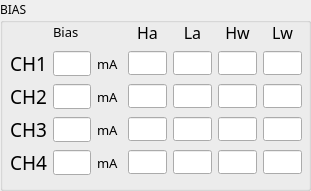
      <widget class="QGroupBox" name="groupBox_5">
       <property name="geometry">
        <rect>
         <x>10</x>
         <y>130</y>
         <width>311</width>
         <height>191</height>
        </rect>
       </property>
       <property name="font">
        <font>
         <family>黑体</family>
        </font>
       </property>
       <property name="title">
        <string>BIAS</string>
       </property>
       <widget class="QWidget" name="gridLayoutWidget_15">
        <property name="geometry">
         <rect>
          <x>10</x>
          <y>20</y>
          <width>292</width>
          <height>161</height>
         </rect>
        </property>
        <layout class="QGridLayout" name="gridLayout_15">
         <item row="4" column="1">
          <widget class="QLineEdit" name="lineEdit_TX4_Bias">
           <property name="minimumSize">
            <size>
             <width>0</width>
             <height>0</height>
            </size>
           </property>
           <property name="maximumSize">
            <size>
             <width>38</width>
             <height>16777215</height>
            </size>
           </property>
          </widget>
         </item>
         <item row="0" column="6">
          <widget class="QLabel" name="label_temp_109">
           <property name="maximumSize">
            <size>
             <width>40</width>
             <height>30</height>
            </size>
           </property>
           <property name="font">
            <font>
             <family>黑体</family>
             <pointsize>12</pointsize>
            </font>
           </property>
           <property name="text">
            <string>Lw</string>
           </property>
           <property name="alignment">
            <set>Qt::AlignCenter</set>
           </property>
          </widget>
         </item>
         <item row="3" column="1">
          <widget class="QLineEdit" name="lineEdit_TX3_Bias">
           <property name="minimumSize">
            <size>
             <width>0</width>
             <height>0</height>
            </size>
           </property>
           <property name="maximumSize">
            <size>
             <width>38</width>
             <height>16777215</height>
            </size>
           </property>
          </widget>
         </item>
         <item row="2" column="6">
          <widget class="QLineEdit" name="lineEdit_Bias_Q_CH2_4">
           <property name="maximumSize">
            <size>
             <width>39</width>
             <height>24</height>
            </size>
           </property>
          </widget>
         </item>
         <item row="1" column="1">
          <widget class="QLineEdit" name="lineEdit_TX1_Bias">
           <property name="minimumSize">
            <size>
             <width>0</width>
             <height>0</height>
            </size>
           </property>
           <property name="maximumSize">
            <size>
             <width>38</width>
             <height>16777215</height>
            </size>
           </property>
          </widget>
         </item>
         <item row="3" column="2">
          <widget class="QLabel" name="label_temp_100">
           <property name="font">
            <font>
             <family>黑体</family>
             <pointsize>10</pointsize>
            </font>
           </property>
           <property name="text">
            <string>mA</string>
           </property>
          </widget>
         </item>
         <item row="0" column="4">
          <widget class="QLabel" name="label_temp_93">
           <property name="maximumSize">
            <size>
             <width>40</width>
             <height>30</height>
            </size>
           </property>
           <property name="font">
            <font>
             <family>黑体</family>
             <pointsize>12</pointsize>
            </font>
           </property>
           <property name="text">
            <string>La</string>
           </property>
           <property name="alignment">
            <set>Qt::AlignCenter</set>
           </property>
          </widget>
         </item>
         <item row="0" column="5">
          <widget class="QLabel" name="label_temp_108">
           <property name="maximumSize">
            <size>
             <width>40</width>
             <height>30</height>
            </size>
           </property>
           <property name="font">
            <font>
             <family>黑体</family>
             <pointsize>12</pointsize>
            </font>
           </property>
           <property name="text">
            <string>Hw</string>
           </property>
           <property name="alignment">
            <set>Qt::AlignCenter</set>
           </property>
          </widget>
         </item>
         <item row="2" column="5">
          <widget class="QLineEdit" name="lineEdit_Bias_Q_CH2_3">
           <property name="maximumSize">
            <size>
             <width>39</width>
             <height>24</height>
            </size>
           </property>
          </widget>
         </item>
         <item row="3" column="0">
          <widget class="QLabel" name="label_temp_106">
           <property name="font">
            <font>
             <family>黑体</family>
             <pointsize>14</pointsize>
            </font>
           </property>
           <property name="text">
            <string>CH3</string>
           </property>
          </widget>
         </item>
         <item row="1" column="0">
          <widget class="QLabel" name="label_temp_103">
           <property name="font">
            <font>
             <family>黑体</family>
             <pointsize>14</pointsize>
            </font>
           </property>
           <property name="text">
            <string>CH1</string>
           </property>
          </widget>
         </item>
         <item row="2" column="1">
          <widget class="QLineEdit" name="lineEdit_TX2_Bias">
           <property name="minimumSize">
            <size>
             <width>0</width>
             <height>0</height>
            </size>
           </property>
           <property name="maximumSize">
            <size>
             <width>38</width>
             <height>16777215</height>
            </size>
           </property>
          </widget>
         </item>
         <item row="3" column="6">
          <widget class="QLineEdit" name="lineEdit_Bias_Q_CH3_4">
           <property name="maximumSize">
            <size>
             <width>39</width>
             <height>24</height>
            </size>
           </property>
          </widget>
         </item>
         <item row="0" column="1">
          <widget class="QLabel" name="label_temp_107">
           <property name="maximumSize">
            <size>
             <width>16777215</width>
             <height>24</height>
            </size>
           </property>
           <property name="font">
            <font>
             <family>黑体</family>
             <pointsize>10</pointsize>
            </font>
           </property>
           <property name="text">
            <string>Bias</string>
           </property>
          </widget>
         </item>
         <item row="2" column="0">
          <widget class="QLabel" name="label_temp_99">
           <property name="font">
            <font>
             <family>黑体</family>
             <pointsize>14</pointsize>
            </font>
           </property>
           <property name="text">
            <string>CH2</string>
           </property>
          </widget>
         </item>
         <item row="0" column="3">
          <widget class="QLabel" name="label_temp_86">
           <property name="maximumSize">
            <size>
             <width>40</width>
             <height>30</height>
            </size>
           </property>
           <property name="font">
            <font>
             <family>黑体</family>
             <pointsize>12</pointsize>
            </font>
           </property>
           <property name="text">
            <string>Ha</string>
           </property>
           <property name="alignment">
            <set>Qt::AlignCenter</set>
           </property>
          </widget>
         </item>
         <item row="3" column="5">
          <widget class="QLineEdit" name="lineEdit_Bias_Q_CH3_3">
           <property name="maximumSize">
            <size>
             <width>39</width>
             <height>24</height>
            </size>
           </property>
          </widget>
         </item>
         <item row="4" column="6">
          <widget class="QLineEdit" name="lineEdit_Bias_Q_CH4_4">
           <property name="maximumSize">
            <size>
             <width>39</width>
             <height>24</height>
            </size>
           </property>
          </widget>
         </item>
         <item row="1" column="2">
          <widget class="QLabel" name="label_temp_102">
           <property name="font">
            <font>
             <family>黑体</family>
             <pointsize>10</pointsize>
            </font>
           </property>
           <property name="text">
            <string>mA</string>
           </property>
          </widget>
         </item>
         <item row="2" column="2">
          <widget class="QLabel" name="label_temp_101">
           <property name="font">
            <font>
             <family>黑体</family>
             <pointsize>10</pointsize>
            </font>
           </property>
           <property name="text">
            <string>mA</string>
           </property>
          </widget>
         </item>
         <item row="1" column="5">
          <widget class="QLineEdit" name="lineEdit_Bias_Q_CH1_3">
           <property name="maximumSize">
            <size>
             <width>39</width>
             <height>24</height>
            </size>
           </property>
          </widget>
         </item>
         <item row="4" column="5">
          <widget class="QLineEdit" name="lineEdit_Bias_Q_CH4_3">
           <property name="maximumSize">
            <size>
             <width>39</width>
             <height>24</height>
            </size>
           </property>
          </widget>
         </item>
         <item row="1" column="6">
          <widget class="QLineEdit" name="lineEdit_Bias_Q_CH1_4">
           <property name="maximumSize">
            <size>
             <width>39</width>
             <height>24</height>
            </size>
           </property>
          </widget>
         </item>
         <item row="4" column="2">
          <widget class="QLabel" name="label_temp_105">
           <property name="font">
            <font>
             <family>黑体</family>
             <pointsize>10</pointsize>
            </font>
           </property>
           <property name="text">
            <string>mA</string>
           </property>
          </widget>
         </item>
         <item row="4" column="0">
          <widget class="QLabel" name="label_temp_104">
           <property name="font">
            <font>
             <family>黑体</family>
             <pointsize>14</pointsize>
            </font>
           </property>
           <property name="text">
            <string>CH4</string>
           </property>
          </widget>
         </item>
         <item row="1" column="3">
          <widget class="QLineEdit" name="lineEdit_Bias_Q_CH1_1">
           <property name="maximumSize">
            <size>
             <width>39</width>
             <height>24</height>
            </size>
           </property>
          </widget>
         </item>
         <item row="1" column="4">
          <widget class="QLineEdit" name="lineEdit_Bias_Q_CH1_2">
           <property name="maximumSize">
            <size>
             <width>39</width>
             <height>24</height>
            </size>
           </property>
          </widget>
         </item>
         <item row="2" column="3">
          <widget class="QLineEdit" name="lineEdit_Bias_Q_CH2_1">
           <property name="maximumSize">
            <size>
             <width>39</width>
             <height>24</height>
            </size>
           </property>
          </widget>
         </item>
         <item row="2" column="4">
          <widget class="QLineEdit" name="lineEdit_Bias_Q_CH2_2">
           <property name="maximumSize">
            <size>
             <width>39</width>
             <height>24</height>
            </size>
           </property>
          </widget>
         </item>
         <item row="3" column="3">
          <widget class="QLineEdit" name="lineEdit_Bias_Q_CH3_1">
           <property name="maximumSize">
            <size>
             <width>39</width>
             <height>24</height>
            </size>
           </property>
          </widget>
         </item>
         <item row="3" column="4">
          <widget class="QLineEdit" name="lineEdit_Bias_Q_CH3_2">
           <property name="maximumSize">
            <size>
             <width>39</width>
             <height>24</height>
            </size>
           </property>
          </widget>
         </item>
         <item row="4" column="3">
          <widget class="QLineEdit" name="lineEdit_Bias_Q_CH4_1">
           <property name="maximumSize">
            <size>
             <width>39</width>
             <height>24</height>
            </size>
           </property>
          </widget>
         </item>
         <item row="4" column="4">
          <widget class="QLineEdit" name="lineEdit_Bias_Q_CH4_2">
           <property name="maximumSize">
            <size>
             <width>39</width>
             <height>24</height>
            </size>
           </property>
          </widget>
         </item>
        </layout>
       </widget>
      </widget>
